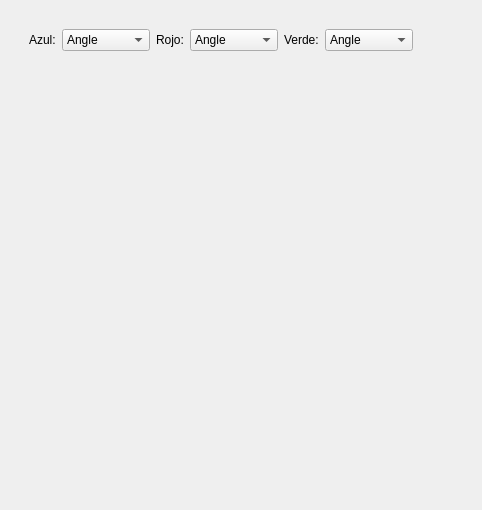
         <widget class="QWidget" name="widget_11" native="true">
          <layout class="QVBoxLayout" name="verticalLayout_12">
           <item>
            <widget class="QWidget" name="widget_12" native="true">
             <layout class="QVBoxLayout" name="verticalLayout_17">
              <item>
               <widget class="QWidget" name="widget_27" native="true">
                <property name="maximumSize">
                 <size>
                  <width>16777215</width>
                  <height>50</height>
                 </size>
                </property>
                <layout class="QHBoxLayout" name="horizontalLayout_4">
                 <item>
                  <widget class="QLabel" name="label_25">
                   <property name="text">
                    <string>Azul:</string>
                   </property>
                  </widget>
                 </item>
                 <item>
                  <widget class="QComboBox" name="comboBox">
                   <property name="editable">
                    <bool>false</bool>
                   </property>
                   <item>
                    <property name="text">
                     <string>Angle</string>
                    </property>
                   </item>
                   <item>
                    <property name="text">
                     <string>Gyro</string>
                    </property>
                   </item>
                   <item>
                    <property name="text">
                     <string>Joystick</string>
                    </property>
                   </item>
                   <item>
                    <property name="text">
                     <string>PID output</string>
                    </property>
                   </item>
                  </widget>
                 </item>
                 <item>
                  <widget class="QLabel" name="label_29">
                   <property name="text">
                    <string>Rojo:</string>
                   </property>
                  </widget>
                 </item>
                 <item>
                  <widget class="QComboBox" name="comboBox_2">
                   <property name="editable">
                    <bool>false</bool>
                   </property>
                   <item>
                    <property name="text">
                     <string>Angle</string>
                    </property>
                   </item>
                   <item>
                    <property name="text">
                     <string>Gyro</string>
                    </property>
                   </item>
                   <item>
                    <property name="text">
                     <string>Joystick</string>
                    </property>
                   </item>
                   <item>
                    <property name="text">
                     <string>PID output</string>
                    </property>
                   </item>
                  </widget>
                 </item>
                 <item>
                  <widget class="QLabel" name="label_28">
                   <property name="text">
                    <string>Verde:</string>
                   </property>
                  </widget>
                 </item>
                 <item>
                  <widget class="QComboBox" name="comboBox_3">
                   <property name="editable">
                    <bool>false</bool>
                   </property>
                   <item>
                    <property name="text">
                     <string>Angle</string>
                    </property>
                   </item>
                   <item>
                    <property name="text">
                     <string>Gyro</string>
                    </property>
                   </item>
                   <item>
                    <property name="text">
                     <string>Joystick</string>
                    </property>
                   </item>
                   <item>
                    <property name="text">
                     <string>PID output</string>
                    </property>
                   </item>
                  </widget>
                 </item>
                 <item>
                  <spacer name="horizontalSpacer_3">
                   <property name="orientation">
                    <enum>Qt::Horizontal</enum>
                   </property>
                   <property name="sizeHint" stdset="0">
                    <size>
                     <width>40</width>
                     <height>20</height>
                    </size>
                   </property>
                  </spacer>
                 </item>
                </layout>
               </widget>
              </item>
              <item>
               <widget class="Plot" name="widget_plot_X_PID" native="true">
                <property name="minimumSize">
                 <size>
                  <width>0</width>
                  <height>200</height>
                 </size>
                </property>
               </widget>
              </item>
             </layout>
            </widget>
           </item>
           <item>
            <widget class="QWidget" name="widget_13" native="true">
             <layout class="QHBoxLayout" name="horizontalLayout_5">
              <item>
               <widget class="Plot" name="widget_plot_Y_PID" native="true">
                <property name="minimumSize">
                 <size>
                  <width>0</width>
                  <height>200</height>
                 </size>
                </property>
               </widget>
              </item>
             </layout>
            </widget>
           </item>
          </layout>
         </widget>
